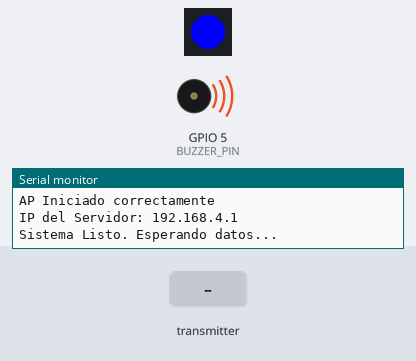
Recording of a sketch running on a simulated ESP32. Parts: 1 RGB LEDs in strip order, left to right, buzzer (waves = sounding, pin HIGH), the last lines printed to the serial monitor. The inputs (shaded band) are chosen by the test bench.

Above: at 3.6 s.
3.7 s: the transmitter starts sending paquetesPorIntervalo = 1024
At 4.7 s:
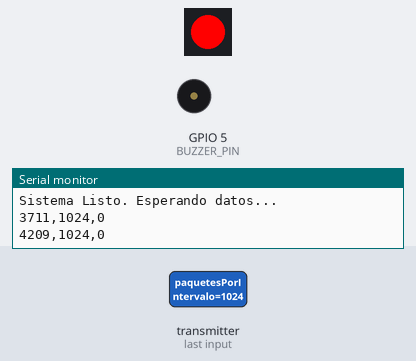
6.7 s: the transmitter starts sending paquetesPorIntervalo = 0
At 7.9 s:
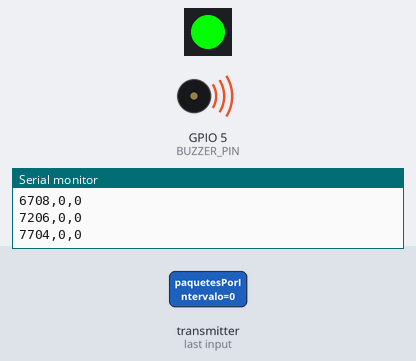
8.2 s: the transmitter starts sending paquetesPorIntervalo = 2048
At 9.3 s:
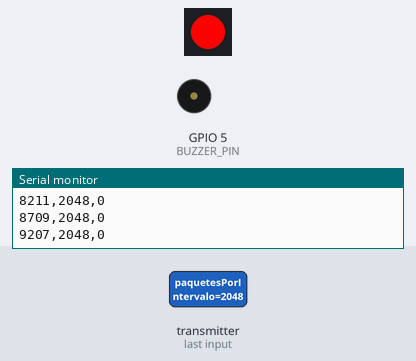
Timing chart, 0 to 10.7 s (numbered marks = the images above; inputs shaded):
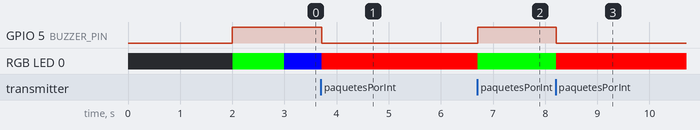

The sketch:

CapturaDatos.ino
```cpp
#include <WiFi.h>
#include <esp_now.h>
#include "esp_wifi.h"
#include <Adafruit_NeoPixel.h>
#include <ESPAsyncWebServer.h> // Librería: ESPAsyncWebServer
#include <AsyncTCP.h>          // Librería: AsyncTCP
#include <ArduinoJson.h>       // Librería: ArduinoJson

// --- CONFIGURACIÓN WI-FI ---
const char* ssid = "ESP32_Sniffer_Net";
const char* password = "password123";

// --- PINES Y CONFIGURACIÓN ---
#define RGB_PIN 48
#define NUM_LEDS 1
#define BUZZER_PIN 5
#define UMBRAL_TRAFICO 20
#define TIEMPO_TIMEOUT 3000

Adafruit_NeoPixel pixel(NUM_LEDS, RGB_PIN, NEO_GRB + NEO_KHZ800);
AsyncWebServer server(80);
AsyncWebSocket ws("/ws");

typedef struct PaqueteDatos {
  unsigned long totalPaquetes;
  int paquetesPorIntervalo;
  int dispositivosDetectados;
} PaqueteDatos;

volatile bool nuevoDatoDisponible = false;
volatile int paquetesActuales = 0;
volatile int dispositivosActuales = 0;
unsigned long ultimaVezRecibido = 0;
bool mostrandoEspera = false;

void enviarDatosApp(int paquetes, bool anomalia) {
  if (ws.count() > 0) {
    StaticJsonDocument<128> doc;
    doc["timestamp"] = millis();
    doc["paquetes"] = paquetes;
    doc["anomalia"] = anomalia;

    String output;
    serializeJson(doc, output);
    ws.textAll(output);
  }
}

void OnDataRecv(const esp_now_recv_info *info, const uint8_t *incomingData, int len) {
  if (len == sizeof(PaqueteDatos)) {
    PaqueteDatos datos;
    memcpy(&datos, incomingData, sizeof(datos));
    paquetesActuales = datos.paquetesPorIntervalo;
    dispositivosActuales = datos.dispositivosDetectados;
    nuevoDatoDisponible = true;
  }
}

void setup() {
  Serial.begin(115200);
  delay(2000);
  Serial.println("\n--- INICIANDO CAPTURADOR ---");

  pinMode(BUZZER_PIN, OUTPUT);
  digitalWrite(BUZZER_PIN, HIGH);

  pixel.begin();
  pixel.setPixelColor(0, pixel.Color(255, 255, 0));
  pixel.show();

  WiFi.mode(WIFI_AP_STA);
  if (WiFi.softAP(ssid, password, 1)) {
    Serial.println("AP Iniciado correctamente");
  } else {
    Serial.println("Error al iniciar AP");
  }

  Serial.print("IP del Servidor: ");
  Serial.println(WiFi.softAPIP());
  if (esp_now_init() != ESP_OK) {
    Serial.println("Error inicializando ESP-NOW. Reiniciando...");
    delay(1000);
    ESP.restart();
  }
  esp_now_register_recv_cb(OnDataRecv);
  Serial.println("Sistema Listo. Esperando datos...");
  pixel.setPixelColor(0, pixel.Color(0, 0, 255));
  pixel.show();

  ws.onEvent([](AsyncWebSocket *server, AsyncWebSocketClient *client, AwsEventType type, void *arg, uint8_t *data, size_t len) {
    if (type == WS_EVT_CONNECT) Serial.println("App Flutter Conectada");
  });
  server.addHandler(&ws);
  server.begin();
}
void loop() {
  unsigned long tiempoActual = millis();

  if (nuevoDatoDisponible) {
    nuevoDatoDisponible = false;
    ultimaVezRecibido = tiempoActual;
    mostrandoEspera = false;

    bool anomalia = (paquetesActuales >= UMBRAL_TRAFICO);
    enviarDatosApp(paquetesActuales, anomalia);

    Serial.printf("%lu,%d,%d\n", tiempoActual, paquetesActuales, dispositivosActuales);
  }
  if (tiempoActual - ultimaVezRecibido >= TIEMPO_TIMEOUT && !mostrandoEspera) {
    paquetesActuales = 0;
    enviarDatosApp(0, false);
    mostrandoEspera = true;
  }
  if (paquetesActuales >= UMBRAL_TRAFICO) {
    digitalWrite(BUZZER_PIN, LOW);
    pixel.setPixelColor(0, pixel.Color(255, 0, 0));
  } else {
    digitalWrite(BUZZER_PIN, HIGH);
    pixel.setPixelColor(0, mostrandoEspera ? pixel.Color(0, 0, 255) : pixel.Color(0, 255, 0));
  }
  pixel.show();
  delay(10);
}
```

Measured:
- after the input at 3.7 s, GPIO 5 (BUZZER_PIN): HIGH → LOW at once; RGB LED 0: RGB(0, 0, 255) → RGB(255, 0, 0) at once
- after the input at 6.7 s, GPIO 5 (BUZZER_PIN): LOW → HIGH at once; RGB LED 0: RGB(255, 0, 0) → RGB(0, 255, 0) at once
- after the input at 8.2 s, GPIO 5 (BUZZER_PIN): HIGH → LOW at once; RGB LED 0: RGB(0, 255, 0) → RGB(255, 0, 0) at once
